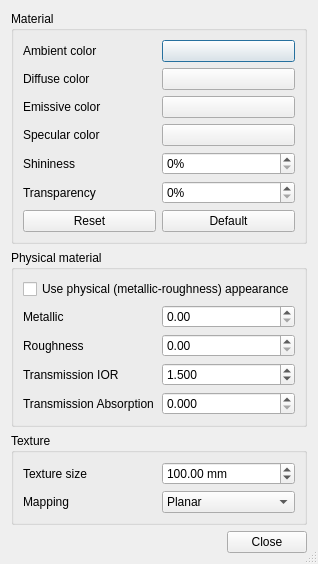
<?xml version="1.0" encoding="UTF-8"?>
<ui version="4.0">
 <class>Gui::Dialog::DlgMaterialProperties</class>
 <widget class="QDialog" name="Gui::Dialog::DlgMaterialProperties">
  <property name="geometry">
   <rect>
    <x>0</x>
    <y>0</y>
    <width>292</width>
    <height>530</height>
   </rect>
  </property>
  <property name="windowTitle">
   <string>Material Properties</string>
  </property>
  <property name="sizeGripEnabled">
   <bool>true</bool>
  </property>
  <property name="modal">
   <bool>true</bool>
  </property>
  <layout class="QGridLayout" name="gridLayout">
   <item row="0" column="0">
    <widget class="QGroupBox" name="groupBox4">
     <property name="title">
      <string>Material</string>
     </property>
     <layout class="QGridLayout">
      <property name="leftMargin">
       <number>9</number>
      </property>
      <property name="topMargin">
       <number>9</number>
      </property>
      <property name="rightMargin">
       <number>9</number>
      </property>
      <property name="bottomMargin">
       <number>9</number>
      </property>
      <property name="spacing">
       <number>6</number>
      </property>
      <item row="1" column="0">
       <widget class="QLabel" name="textLabel1">
        <property name="text">
         <string>Diffuse color</string>
        </property>
		<property name="toolTip">
			 <string>Defines the base color of a surface when illuminated by light. It represents how the object scatters light evenly in all directions, independent of the viewer’s angle. This property will influence the material color the most.</string>
		 </property>
       </widget>
      </item>
      <item row="4" column="0">
       <widget class="QLabel" name="textLabel4">
        <property name="text">
         <string>Shininess</string>
        </property>
		<property name="toolTip">
			 <string>Defines the size and sharpness of specular highlights on a surface. Higher values produce small, sharp highlights, while lower values create broad, soft highlights. Note that the highlight intensity is defined by specular color.</string>
		 </property>
       </widget>
      </item>
      <item row="0" column="1">
       <widget class="Gui::ColorButton" name="ambientColor">
        <property name="text">
         <string/>
        </property>
        <property name="allowTransparency">
         <bool>true</bool>
        </property>
       </widget>
      </item>
      <item row="6" column="0">
       <widget class="QPushButton" name="buttonReset">
        <property name="text">
         <string>Reset</string>
        </property>
		<property name="toolTip">
			 <string>Reverts changes done in the dialogue.</string>
		 </property>
       </widget>
      </item>
      <item row="0" column="0">
       <widget class="QLabel" name="textLabel2">
        <property name="text">
         <string>Ambient color</string>
        </property>
		<property name="toolTip">
			 <string>Defines the color of a surface under indirect, uniform lighting, representing how it appears when illuminated only by ambient light in a scene, without directional light, shading, or highlights</string>
		 </property>
       </widget>
      </item>
      <item row="4" column="1">
       <widget class="QSpinBox" name="shininess">
        <property name="minimumSize">
         <size>
          <width>122</width>
          <height>0</height>
         </size>
        </property>
        <property name="suffix">
         <string notr="true">%</string>
        </property>
        <property name="maximum">
         <number>100</number>
        </property>
        <property name="singleStep">
         <number>5</number>
        </property>
       </widget>
      </item>
      <item row="2" column="1">
       <widget class="Gui::ColorButton" name="emissiveColor">
        <property name="text">
         <string/>
        </property>
        <property name="allowTransparency">
         <bool>true</bool>
        </property>
       </widget>
      </item>
      <item row="3" column="0">
       <widget class="QLabel" name="textLabel3">
        <property name="text">
         <string>Specular color</string>
        </property>
		<property name="toolTip">
			 <string>Defines the color and intensity of the bright, mirror-like highlights that appear on shiny or reflective surfaces when light hits them directly. Set to bright colors for shiny objects.</string>
		 </property>
       </widget>
      </item>
      <item row="3" column="1">
       <widget class="Gui::ColorButton" name="specularColor">
        <property name="text">
         <string/>
        </property>
        <property name="allowTransparency">
         <bool>true</bool>
        </property>
       </widget>
      </item>
      <item row="6" column="1">
       <widget class="QPushButton" name="buttonDefault">
        <property name="text">
         <string>Default</string>
        </property>
		<property name="toolTip">
			 <string>Changes all values to default values</string>
		 </property>
       </widget>
      </item>
      <item row="1" column="1">
       <widget class="Gui::ColorButton" name="diffuseColor">
        <property name="text">
         <string/>
        </property>
        <property name="allowTransparency">
         <bool>true</bool>
        </property>
       </widget>
      </item>
      <item row="2" column="0">
       <widget class="QLabel" name="label">
        <property name="text">
         <string>Emissive color</string>
        </property>
		<property name="toolTip">
			 <string>Defines the color of a surface that appears to emit as if it were a light source, independent of external lighting, making the object look self-illuminated. Set to black to have no emissive color.</string>
		 </property>
       </widget>
      </item>
      <item row="5" column="0">
       <widget class="QLabel" name="label_2">
        <property name="text">
         <string>Transparency</string>
        </property>
		<property name="toolTip">
			 <string>Defines how much light passes through an object, making it partially or fully see-through</string>
		 </property>
       </widget>
      </item>
      <item row="5" column="1">
       <widget class="QSpinBox" name="transparency">
        <property name="minimumSize">
         <size>
          <width>122</width>
          <height>0</height>
         </size>
        </property>
        <property name="suffix">
         <string>%</string>
        </property>
        <property name="maximum">
         <number>100</number>
        </property>
       </widget>
      </item>
     </layout>
    </widget>
   </item>
   <item row="1" column="0">
    <widget class="QGroupBox" name="physicalGroupBox">
     <property name="title">
      <string>Physical material</string>
     </property>
     <layout class="QGridLayout">
      <property name="leftMargin">
       <number>9</number>
      </property>
      <property name="topMargin">
       <number>9</number>
      </property>
      <property name="rightMargin">
       <number>9</number>
      </property>
      <property name="bottomMargin">
       <number>9</number>
      </property>
      <property name="spacing">
       <number>6</number>
      </property>
      <item row="0" column="0" colspan="2">
       <widget class="QCheckBox" name="usePhysicalMaterial">
        <property name="text">
         <string>Use physical (metallic-roughness) appearance</string>
        </property>
        <property name="toolTip">
         <string>When enabled, the metallic-roughness parameters below drive the appearance instead of the shininess and specular color above. This is the SolidWorks-like metallic/roughness model used by the Vulkan viewport.</string>
        </property>
       </widget>
      </item>
      <item row="1" column="0">
       <widget class="QLabel" name="metallicLabel">
        <property name="text">
         <string>Metallic</string>
        </property>
        <property name="toolTip">
         <string>Controls the reflectivity of the surface: 0 is a dielectric (plastic, concrete), 1 is a conductor (metal).</string>
        </property>
       </widget>
      </item>
      <item row="1" column="1">
       <widget class="QDoubleSpinBox" name="metallic">
        <property name="minimumSize">
         <size>
          <width>122</width>
          <height>0</height>
         </size>
        </property>
        <property name="decimals">
         <number>2</number>
        </property>
        <property name="singleStep">
         <double>0.050000000000000</double>
        </property>
       </widget>
      </item>
      <item row="2" column="0">
       <widget class="QLabel" name="roughnessLabel">
        <property name="text">
         <string>Roughness</string>
        </property>
        <property name="toolTip">
         <string>Controls the blurriness of reflections (surface finish): 0 is a polished mirror, 1 is fully rough (brushed or matte).</string>
        </property>
       </widget>
      </item>
      <item row="2" column="1">
       <widget class="QDoubleSpinBox" name="roughness">
        <property name="minimumSize">
         <size>
          <width>122</width>
          <height>0</height>
         </size>
        </property>
        <property name="decimals">
         <number>2</number>
        </property>
        <property name="singleStep">
         <double>0.050000000000000</double>
        </property>
       </widget>
      </item>
      <item row="3" column="0">
       <widget class="QLabel" name="transmissionIorLabel">
        <property name="text">
         <string>Transmission IOR</string>
        </property>
        <property name="toolTip">
         <string>Index of refraction of the glass (transmissive) response: 1.5 is window glass, 1.0 is air. Only used when the material is transparent.</string>
        </property>
       </widget>
      </item>
      <item row="3" column="1">
       <widget class="QDoubleSpinBox" name="transmissionIor">
        <property name="minimumSize">
         <size>
          <width>122</width>
          <height>0</height>
         </size>
        </property>
        <property name="decimals">
         <number>3</number>
        </property>
        <property name="minimum">
         <double>1.000000000000000</double>
        </property>
        <property name="maximum">
         <double>4.000000000000000</double>
        </property>
        <property name="singleStep">
         <double>0.050000000000000</double>
        </property>
        <property name="value">
         <double>1.500000000000000</double>
        </property>
       </widget>
      </item>
      <item row="4" column="0">
       <widget class="QLabel" name="transmissionAbsorptionLabel">
        <property name="text">
         <string>Transmission Absorption</string>
        </property>
        <property name="toolTip">
         <string>Beer-Lambert absorption strength of the glass: 0 is perfectly clear, higher values tint the transmission with thickness.</string>
        </property>
       </widget>
      </item>
      <item row="4" column="1">
       <widget class="QDoubleSpinBox" name="transmissionAbsorption">
        <property name="minimumSize">
         <size>
          <width>122</width>
          <height>0</height>
         </size>
        </property>
        <property name="decimals">
         <number>3</number>
        </property>
        <property name="maximum">
         <double>10.000000000000000</double>
        </property>
        <property name="singleStep">
         <double>0.050000000000000</double>
        </property>
       </widget>
      </item>
     </layout>
    </widget>
   </item>
   <item row="2" column="0">
    <widget class="QGroupBox" name="textureGroupBox">
     <property name="title">
      <string>Texture</string>
     </property>
     <layout class="QGridLayout">
      <property name="leftMargin">
       <number>9</number>
      </property>
      <property name="topMargin">
       <number>9</number>
      </property>
      <property name="rightMargin">
       <number>9</number>
      </property>
      <property name="bottomMargin">
       <number>9</number>
      </property>
      <property name="spacing">
       <number>6</number>
      </property>
      <item row="0" column="0">
       <widget class="QLabel" name="textureSizeLabel">
        <property name="text">
         <string>Texture size</string>
        </property>
        <property name="toolTip">
         <string>Real-world size spanned by one tile of the texture image. Bigger values stretch the texture; smaller values repeat it more densely.</string>
        </property>
       </widget>
      </item>
      <item row="0" column="1">
       <widget class="QDoubleSpinBox" name="textureSize">
        <property name="minimumSize">
         <size>
          <width>122</width>
          <height>0</height>
         </size>
        </property>
        <property name="suffix">
         <string> mm</string>
        </property>
        <property name="decimals">
         <number>2</number>
        </property>
        <property name="minimum">
         <double>0.100000000000000</double>
        </property>
        <property name="maximum">
         <double>100000.000000000000000</double>
        </property>
        <property name="singleStep">
         <double>10.000000000000000</double>
        </property>
        <property name="value">
         <double>100.000000000000000</double>
        </property>
       </widget>
      </item>
      <item row="1" column="0">
       <widget class="QLabel" name="textureMappingLabel">
        <property name="text">
         <string>Mapping</string>
        </property>
        <property name="toolTip">
         <string>How the texture image is projected onto the shape. Box maps each face from the closest axis-aligned plane; Planar projects the object X/Y coordinates.</string>
        </property>
       </widget>
      </item>
      <item row="1" column="1">
       <widget class="QComboBox" name="textureMapping">
        <item>
         <property name="text">
          <string>Planar</string>
         </property>
        </item>
        <item>
         <property name="text">
          <string>Box</string>
         </property>
        </item>
        <item>
         <property name="text">
          <string>Spherical</string>
         </property>
        </item>
        <item>
         <property name="text">
          <string>Cylindrical</string>
         </property>
        </item>
       </widget>
      </item>
     </layout>
    </widget>
   </item>
   <item row="3" column="0">
    <widget class="QDialogButtonBox" name="buttonBox">
     <property name="standardButtons">
      <set>QDialogButtonBox::Close</set>
     </property>
    </widget>
   </item>
  </layout>
 </widget>
 <layoutdefault spacing="6" margin="11"/>
 <customwidgets>
  <customwidget>
   <class>Gui::ColorButton</class>
   <extends>QPushButton</extends>
   <header>Gui/Widgets.h</header>
  </customwidget>
 </customwidgets>
 <tabstops>
  <tabstop>ambientColor</tabstop>
  <tabstop>diffuseColor</tabstop>
  <tabstop>emissiveColor</tabstop>
  <tabstop>specularColor</tabstop>
 </tabstops>
 <resources/>
 <connections>
  <connection>
   <sender>buttonBox</sender>
   <signal>rejected()</signal>
   <receiver>Gui::Dialog::DlgMaterialProperties</receiver>
   <slot>reject()</slot>
   <hints>
    <hint type="sourcelabel">
     <x>145</x>
     <y>225</y>
    </hint>
    <hint type="destinationlabel">
     <x>145</x>
     <y>123</y>
    </hint>
   </hints>
  </connection>
 </connections>
</ui>
